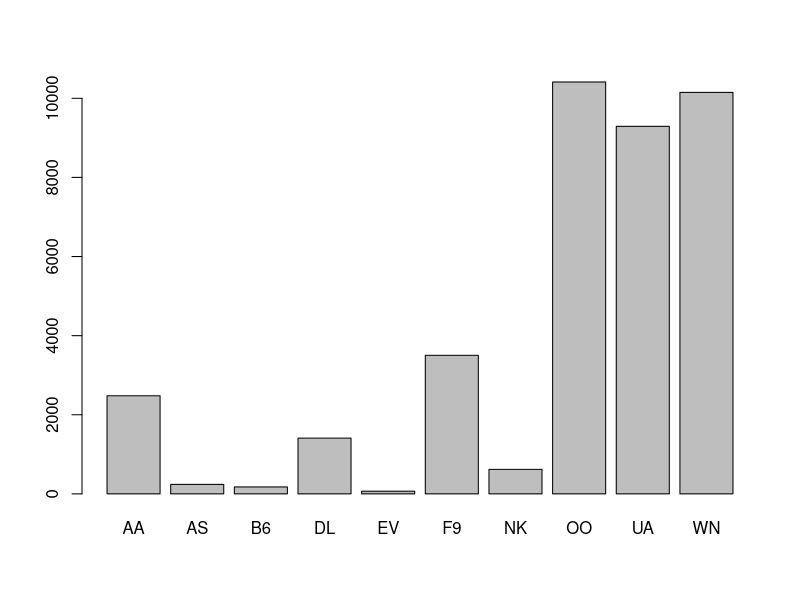
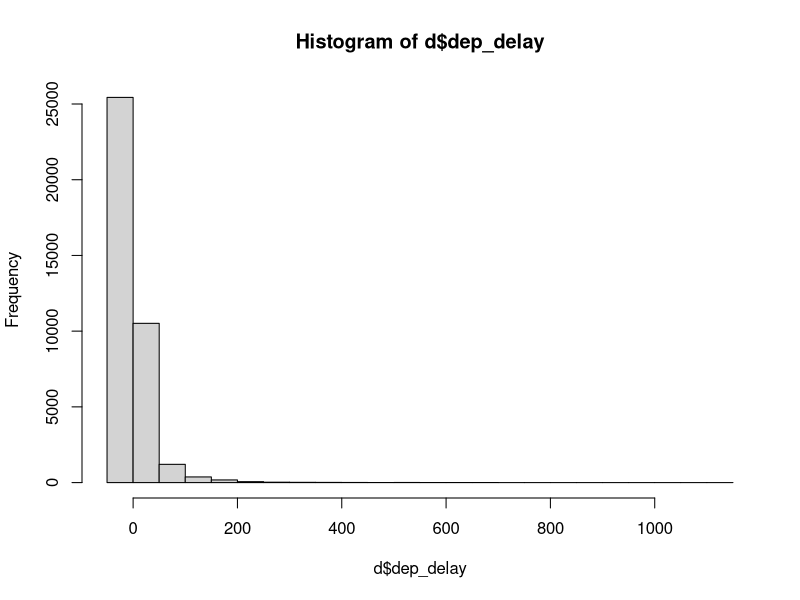
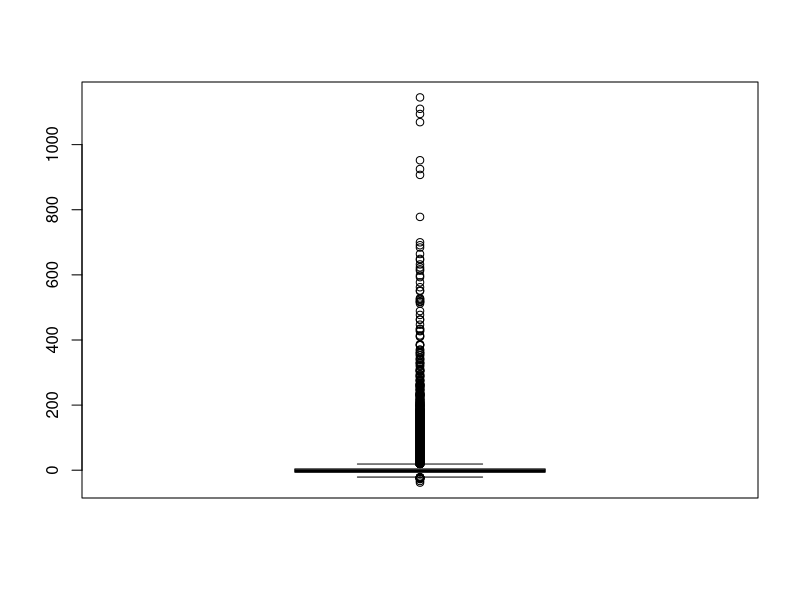
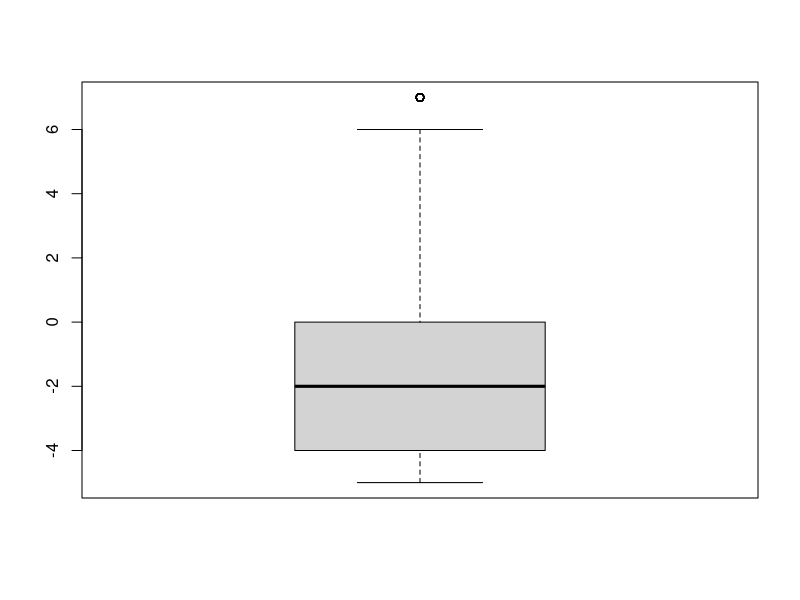
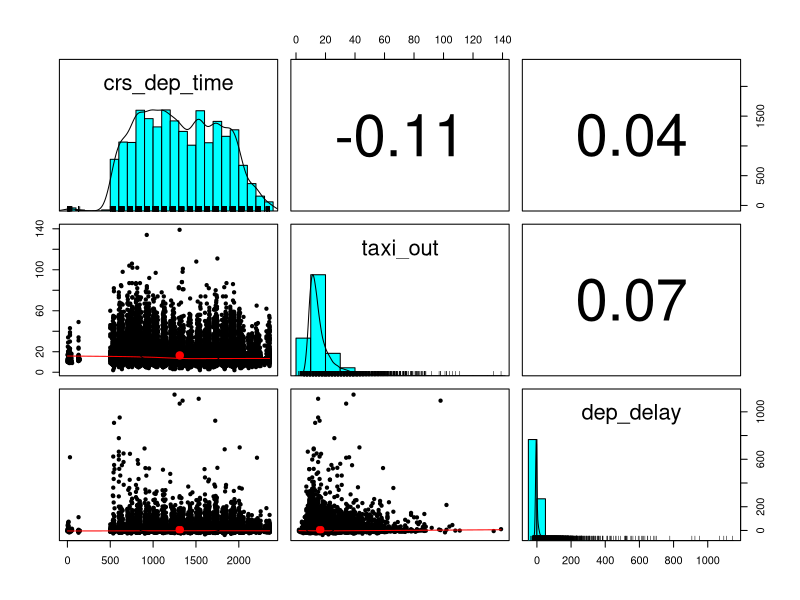

These charts were generated, in order, by the following R code:
## ---- chunk 1
require(knitr, quietly = TRUE)
opts_knit$set(root.dir = '../../../')
## ---- chunk 2
library(dplyr)
library(psych)
## ---- chunk 3
d <- read.csv("data/flight-times.csv")
head(d)
## ---- chunk 4
summarise(d, mean = mean(crs_dep_time))
## ---- chunk 5
by.fn <- group_by(d, origin)
## ---- chunk 6
table(d$carrier)  # Print frequencies
table(d$carrier) %>% prop.table()  # Print proportions
## ---- chunk 7
d %>%
  group_by(carrier) %>%
  summarise(n = n())
## ---- chunk 8
d %>%
  group_by(carrier) %>%
  summarise(n = n(), p = n / nrow(d))
## ---- chunk 9
no.miss <- c(1, 20, 29.353, .20)
mean(no.miss)
with.miss <- c(1, 20, 29.353, NA)
mean(with.miss)
mean(with.miss, na.rm = TRUE)
## ---- chunk 10
mean(d$dep_delay, na.rm = TRUE)  # mean
median(d$dep_delay, na.rm = TRUE)  # Median
## ---- chunk 11
min(d$dep_delay, na.rm = TRUE)  # minimum/smallest value
max(d$dep_delay, na.rm = TRUE)  # maximum/largest value
## ---- chunk 12
quantile(d$dep_delay, na.rm = TRUE)  # Quantiles
quantile(d$dep_delay, .95, na.rm = TRUE)
quantile(d$dep_delay, c(.025, .975), na.rm = TRUE)
## ---- chunk 13
range(d$dep_delay, na.rm = TRUE)  # range
var(d$dep_delay, na.rm = TRUE)  # variance
sd(d$dep_delay, na.rm = TRUE)  # Standard deviation
## ---- chunk 14
sum(d$dep_delay > 60, na.rm = TRUE)
mean(d$dep_delay > 60, na.rm = TRUE)
prop.table(table(d$dep_delay > 60))
## ---- chunk 15
d %>%
  filter(!is.na(dep_delay)) %>%  # remove rows with missing values
  summarise(
    n = n(),
    n.delayed = sum(dep_delay > 0),
    mean = mean(dep_delay),
    median = median(dep_delay),
    sd = sd(dep_delay),
    q5 = quantile(dep_delay, .05),
    q95 = quantile(dep_delay, .95)
  )
## ---- chunk 16
my.table <- table(d$carrier)
barplot(my.table)
## ---- chunk 17
hist(d$dep_delay)  # Histogram
## ---- chunk 18
boxplot(d$dep_delay)  # boxplot
## ---- chunk 19
d %>%
  filter(dep_delay > quantile(dep_delay, .2, na.rm = TRUE) &
         dep_delay < quantile(dep_delay, .8, na.rm = TRUE)) %>%
  select(dep_delay) %>%
  boxplot()
## ---- chunk 20
summary(d)
## ---- chunk 21
describe(d)
## ---- chunk 22
table(d$origin, d$carrier)

d %>%
  select(origin, carrier) %>%
  table() %>%
  prop.table()

prop.table(my.table)  # Cell proportions
## ---- chunk 23
d %>% group_by(carrier) %>%
  summarise(n = n(), mean = mean(dep_delay, na.rm = T))
## ---- chunk 24
describeBy(d[, c("dep_delay", "taxi_out")], d$carrier)
## ---- chunk 25
d %>%
  select(crs_dep_time, taxi_out, dep_delay) %>%
  pairs.panels()
